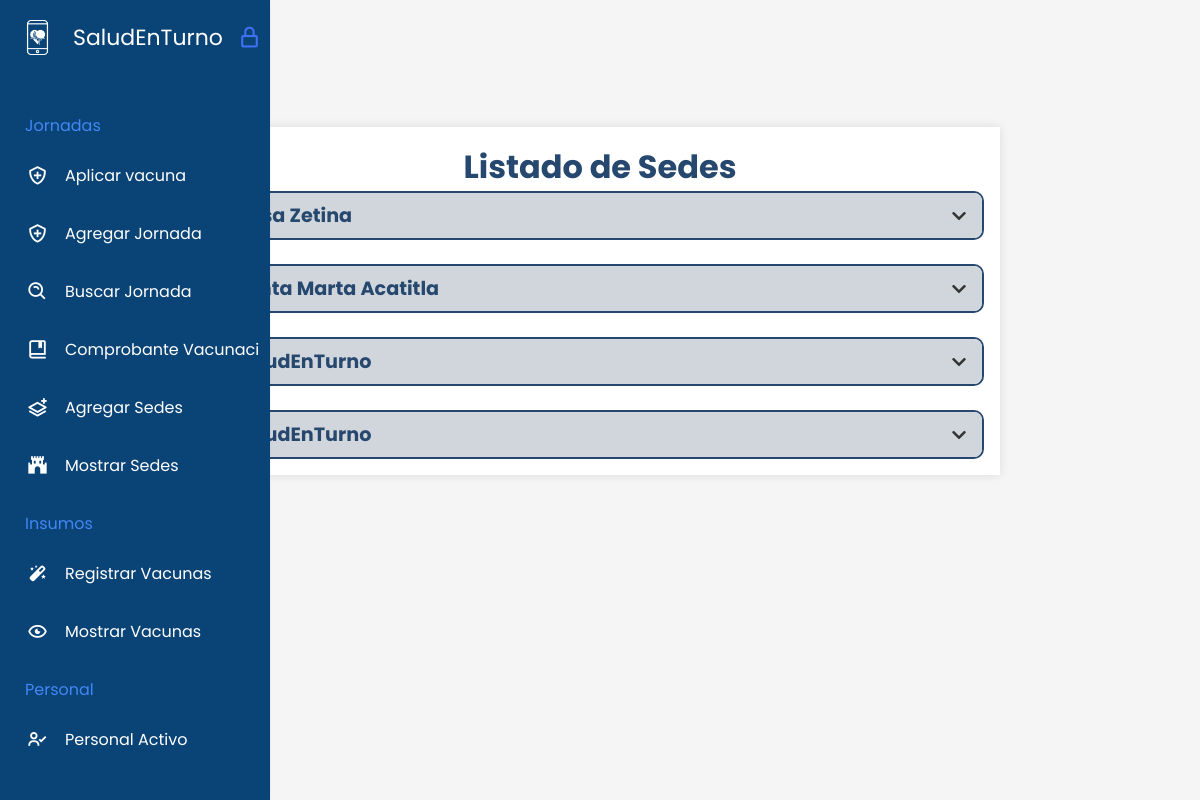
/mostrar_sede.php (signed in), run on the app's committed database.
### tables this page shows
CREATE TABLE `sede` (
  `id_sede` int(11) NOT NULL,
  `direccion` char(100) DEFAULT NULL,
  `nombre_sede` char(50) DEFAULT NULL,
  `responsable` char(50) DEFAULT NULL,
  `telefono_sede` char(12) DEFAULT NULL,
  `admin_rel` int(5) DEFAULT NULL
);

### logica/admin.php (called while the page is built, shortened)
<?php
    $inc = include ("conexion.php");
    $nombre = $_SESSION["username"];
    $sql = "SELECT * FROM usuarios WHERE cedula = '".$nombre."'";
    $resultado = mysqli_query($conn,$sql);
    while($data = $resultado->fetch_assoc()) {
        $user_cedula = $data['cedula'];
    }
?>

### mostrar_sede.php (the view, shortened to what this page needs)
<!DOCTYPE html>
<html lang="es">
<head>
    <link rel="stylesheet" href="assets/css/MostrarP.css">
    <link rel="stylesheet" href="./assets/css/nav.css">
    <link flex href="https://unpkg.com/boxicons@2.1.4/css/boxicons.min.css" rel="stylesheet" />
    <link rel="stylesheet" href="https://cdnjs.cloudflare.com/ajax/libs/font-awesome/5.15.3/css/all.min.css">
</head>
<body class="MPbody">
<?php
include "nav.php";
?>
<br><br>
    <main class="MPmain-content">
        <h1 class="MPh1">Listado de Sedes</h1>
        <div class="MPpersonal-list">
<?php
$inc = include("logica/conexion.php");
if ($inc) {
$consulta = "SELECT * FROM sede WHERE admin_rel = '".$user_cedula."'";
$resultado = mysqli_query($conn,$consulta);
if ($resultado) {
    while ($row = $resultado->fetch_array()) {
    $nombre = $row['nombre_sede'];
?>
            <div class="MPpersonal-item">
                <div class="MPpersonal-header" onclick="toggleInfo(this)">
                    <span class="personal-name"><?php echo $nombre;?></span>
                    <i class="fas fa-chevron-down"></i>
                </div>
            </div>
            <?php
                                    }
                                }
                            }
                            ?>
        </div>
    </main>
</body>
</html>

### assets/css/MostrarP.css (style rules this page uses)
.MPbody { font-family: 'Roboto', sans-serif; margin: 0; padding: 0; background-color: #f5f5f5; color: #333; }
.MPmain-content { max-width: 800px; margin: 2rem auto; padding: 1rem; background-color: #fff; box-shadow: 0 0 10px rgba(0, 0, 0, 0.1); }
.MPh1 { text-align: center; font-size: 2rem; color: #27486e; }
.MPpersonal-list { display: flex; flex-direction: column; gap: 1.5rem; }
.MPpersonal-item { border: 2px solid #27486e; border-radius: 10px; overflow: hidden; }
.MPpersonal-header { display: flex; justify-content: space-between; align-items: center; padding: 0.5rem 1rem; background-color: #d0d6db; cursor: pointer; }
.MPpersonal-header .personal-name { font-weight: bold; font-size: 1.2rem; color: #27486e; }

### assets/css/nav.css (style rules this page uses)
* { margin: 0; padding: 0; box-sizing: border-box; font-family: "Poppins", sans-serif; }
:root { --primary-color: #0A4476; --second-color: #4287f5; --black-color: #000; --gray-color: #758086; --gray-trans: rgba(112, 128, 134, 0.3); --blue-trans: rgba(10, 68, 118, 0.3) }
body { min-height: 100vh; background: #eef5fe; }

### data on the page
sede: nombre_sede "Casa Zetina"
sede: nombre_sede "Santa Marta Acatitla"
sede: nombre_sede "SaludEnTurno"
sede: nombre_sede "SaludEnTurno"
